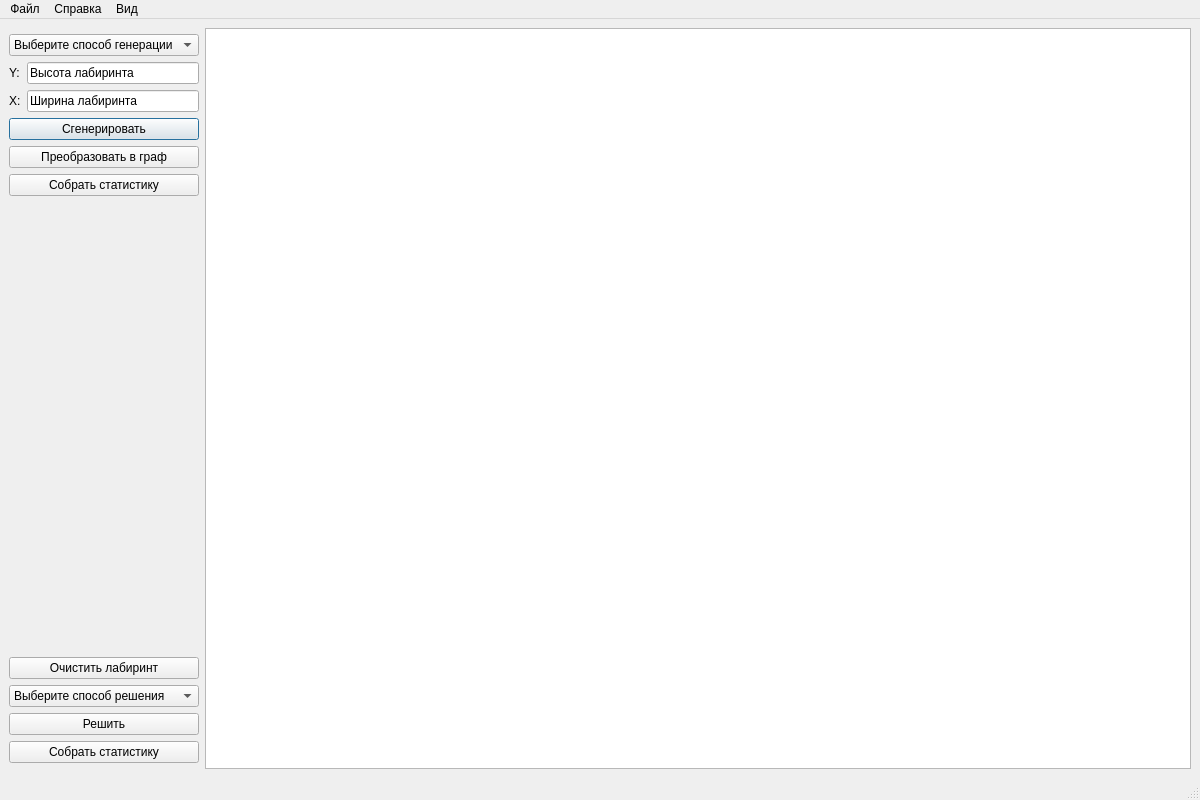
<?xml version="1.0" encoding="UTF-8"?>
<ui version="4.0">
 <class>MainWindow</class>
 <widget class="QMainWindow" name="MainWindow">
  <property name="geometry">
   <rect>
    <x>0</x>
    <y>0</y>
    <width>1200</width>
    <height>800</height>
   </rect>
  </property>
  <property name="sizePolicy">
   <sizepolicy hsizetype="Maximum" vsizetype="Maximum">
    <horstretch>0</horstretch>
    <verstretch>0</verstretch>
   </sizepolicy>
  </property>
  <property name="minimumSize">
   <size>
    <width>900</width>
    <height>600</height>
   </size>
  </property>
  <property name="windowTitle">
   <string>LabyrinthApp</string>
  </property>
  <widget class="QWidget" name="centralwidget">
   <property name="sizePolicy">
    <sizepolicy hsizetype="Preferred" vsizetype="Preferred">
     <horstretch>0</horstretch>
     <verstretch>0</verstretch>
    </sizepolicy>
   </property>
   <layout class="QGridLayout" name="gridLayout">
    <item row="7" column="1" colspan="2">
     <spacer name="verticalSpacer">
      <property name="sizePolicy">
       <sizepolicy hsizetype="Preferred" vsizetype="Expanding">
        <horstretch>0</horstretch>
        <verstretch>0</verstretch>
       </sizepolicy>
      </property>
      <property name="orientation">
       <enum>Qt::Vertical</enum>
      </property>
      <property name="sizeHint" stdset="0">
       <size>
        <width>20</width>
        <height>325</height>
       </size>
      </property>
     </spacer>
    </item>
    <item row="0" column="3" rowspan="13">
     <widget class="QGraphicsView" name="graphicsView"/>
    </item>
    <item row="4" column="1" colspan="2">
     <widget class="QPushButton" name="generateBtn">
      <property name="sizePolicy">
       <sizepolicy hsizetype="Preferred" vsizetype="Fixed">
        <horstretch>0</horstretch>
        <verstretch>0</verstretch>
       </sizepolicy>
      </property>
      <property name="statusTip">
       <string>Единичная генерация лабиринта</string>
      </property>
      <property name="text">
       <string>Сгенерировать</string>
      </property>
      <property name="default">
       <bool>true</bool>
      </property>
     </widget>
    </item>
    <item row="11" column="1" colspan="2">
     <widget class="QPushButton" name="solution_stat_collect_btn">
      <property name="text">
       <string>Собрать статистику</string>
      </property>
     </widget>
    </item>
    <item row="6" column="1" colspan="2">
     <widget class="QPushButton" name="generation_stat_collection_btn">
      <property name="text">
       <string>Собрать статистику</string>
      </property>
     </widget>
    </item>
    <item row="10" column="1" colspan="2">
     <widget class="QPushButton" name="solve_btn">
      <property name="text">
       <string>Решить</string>
      </property>
     </widget>
    </item>
    <item row="1" column="1" colspan="2">
     <widget class="QComboBox" name="generationMethod_comboBox">
      <property name="sizePolicy">
       <sizepolicy hsizetype="Maximum" vsizetype="Fixed">
        <horstretch>0</horstretch>
        <verstretch>0</verstretch>
       </sizepolicy>
      </property>
      <property name="maximumSize">
       <size>
        <width>190</width>
        <height>50</height>
       </size>
      </property>
      <property name="statusTip">
       <string>Способ генерации лабиринта (И - идеальный лабиринт, Н - неидеальный лабиринт)</string>
      </property>
      <item>
       <property name="text">
        <string>Выберите способ генерации</string>
       </property>
      </item>
      <item>
       <property name="text">
        <string>Растущее дерево (И)</string>
       </property>
      </item>
      <item>
       <property name="text">
        <string>Олдоса-Бродера (И)</string>
       </property>
      </item>
      <item>
       <property name="text">
        <string>Уилсона (И)</string>
       </property>
      </item>
      <item>
       <property name="text">
        <string>Итеративная версия поиска по глубине (И)</string>
       </property>
      </item>
      <item>
       <property name="text">
        <string>Бинарное дерево (И)</string>
       </property>
      </item>
      <item>
       <property name="text">
        <string>Эллера (И)</string>
       </property>
      </item>
      <item>
       <property name="text">
        <string>Крускала (И)</string>
       </property>
      </item>
      <item>
       <property name="text">
        <string>Прима (И)</string>
       </property>
      </item>
      <item>
       <property name="text">
        <string>sidewinder (И)</string>
       </property>
      </item>
      <item>
       <property name="text">
        <string>division (И)</string>
       </property>
      </item>
      <item>
       <property name="text">
        <string>serpentine (Н)</string>
       </property>
      </item>
      <item>
       <property name="text">
        <string>small_rooms (Н)</string>
       </property>
      </item>
      <item>
       <property name="text">
        <string>spiral (Н)</string>
       </property>
      </item>
     </widget>
    </item>
    <item row="2" column="2">
     <widget class="QLineEdit" name="y_lineEdit">
      <property name="sizePolicy">
       <sizepolicy hsizetype="Preferred" vsizetype="Fixed">
        <horstretch>0</horstretch>
        <verstretch>0</verstretch>
       </sizepolicy>
      </property>
      <property name="statusTip">
       <string>Размер лабиринта по вертикали</string>
      </property>
      <property name="text">
       <string>Высота лабиринта</string>
      </property>
     </widget>
    </item>
    <item row="3" column="1">
     <widget class="QLabel" name="label">
      <property name="sizePolicy">
       <sizepolicy hsizetype="Fixed" vsizetype="Preferred">
        <horstretch>0</horstretch>
        <verstretch>0</verstretch>
       </sizepolicy>
      </property>
      <property name="text">
       <string>X:</string>
      </property>
     </widget>
    </item>
    <item row="3" column="2">
     <widget class="QLineEdit" name="x_lineEdit">
      <property name="sizePolicy">
       <sizepolicy hsizetype="Preferred" vsizetype="Fixed">
        <horstretch>0</horstretch>
        <verstretch>0</verstretch>
       </sizepolicy>
      </property>
      <property name="statusTip">
       <string>Размер лабиринта по горизонтали</string>
      </property>
      <property name="text">
       <string>Ширина лабиринта</string>
      </property>
     </widget>
    </item>
    <item row="2" column="1">
     <widget class="QLabel" name="label_2">
      <property name="sizePolicy">
       <sizepolicy hsizetype="Fixed" vsizetype="Preferred">
        <horstretch>0</horstretch>
        <verstretch>0</verstretch>
       </sizepolicy>
      </property>
      <property name="text">
       <string>Y:</string>
      </property>
     </widget>
    </item>
    <item row="8" column="1" colspan="2">
     <widget class="QPushButton" name="clear_maze_btn">
      <property name="text">
       <string>Очистить лабиринт</string>
      </property>
     </widget>
    </item>
    <item row="9" column="1" colspan="2">
     <widget class="QComboBox" name="solutionMethod">
      <property name="statusTip">
       <string>Способы прохождения лабиринта</string>
      </property>
      <item>
       <property name="text">
        <string>Выберите способ решения</string>
       </property>
      </item>
      <item>
       <property name="text">
        <string>ИИ</string>
       </property>
      </item>
      <item>
       <property name="text">
        <string>A-Star</string>
       </property>
      </item>
      <item>
       <property name="text">
        <string>Дейкстра</string>
       </property>
      </item>
      <item>
       <property name="text">
        <string>Поиск по ширине</string>
       </property>
      </item>
     </widget>
    </item>
    <item row="5" column="1" colspan="2">
     <widget class="QPushButton" name="convert_to_graph_btn">
      <property name="text">
       <string>Преобразовать в граф</string>
      </property>
     </widget>
    </item>
   </layout>
  </widget>
  <widget class="QMenuBar" name="menubar">
   <property name="geometry">
    <rect>
     <x>0</x>
     <y>0</y>
     <width>1200</width>
     <height>26</height>
    </rect>
   </property>
   <widget class="QMenu" name="menu">
    <property name="title">
     <string>Файл</string>
    </property>
    <addaction name="action"/>
   </widget>
   <widget class="QMenu" name="menu_2">
    <property name="title">
     <string>Справка</string>
    </property>
    <addaction name="about_action"/>
   </widget>
   <widget class="QMenu" name="menu_3">
    <property name="title">
     <string>Вид</string>
    </property>
    <widget class="QMenu" name="menu_4">
     <property name="title">
      <string>Полноэкранный режим</string>
     </property>
     <addaction name="fullscreen_set_action"/>
     <addaction name="fullscreen_exit_action"/>
    </widget>
    <addaction name="menu_4"/>
   </widget>
   <addaction name="menu"/>
   <addaction name="menu_2"/>
   <addaction name="menu_3"/>
  </widget>
  <widget class="QStatusBar" name="statusbar"/>
  <action name="action">
   <property name="text">
    <string>Добавить путь</string>
   </property>
  </action>
  <action name="about_action">
   <property name="text">
    <string>О программе</string>
   </property>
  </action>
  <action name="fullscreen_set_action">
   <property name="text">
    <string>Включить</string>
   </property>
  </action>
  <action name="fullscreen_exit_action">
   <property name="text">
    <string>Выключить</string>
   </property>
  </action>
 </widget>
 <tabstops>
  <tabstop>generationMethod_comboBox</tabstop>
  <tabstop>y_lineEdit</tabstop>
  <tabstop>x_lineEdit</tabstop>
  <tabstop>generateBtn</tabstop>
 </tabstops>
 <resources/>
 <connections/>
</ui>
